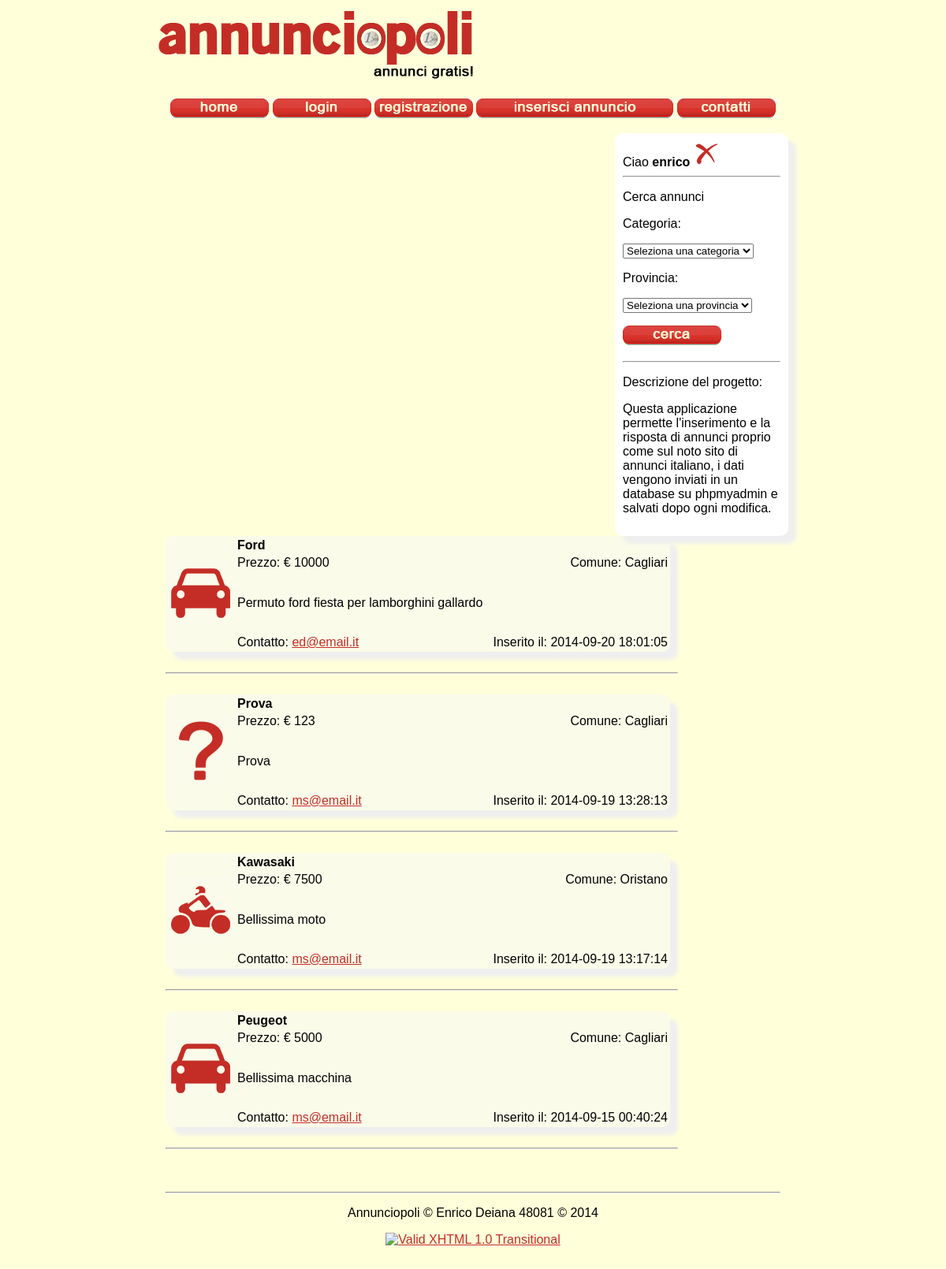
The app's page / (signed in) with its own data.
### tables this page shows
CREATE TABLE IF NOT EXISTS `annunci` (
  `id` int(40) NOT NULL AUTO_INCREMENT,
  `titolo` varchar(255) NOT NULL,
  `categoria` varchar(255) NOT NULL,
  `provincia` varchar(255) NOT NULL,
  `prezzo` varchar(255) NOT NULL,
  `descrizione` varchar(255) NOT NULL,
  `mail` varchar(255) NOT NULL,
  `data` datetime NOT NULL,
  PRIMARY KEY (`id`)
);

### index.php (the view, shortened to what this page needs)
<!DOCTYPE html PUBLIC "-//W3C//DTD XHTML 1.1//EN" "http://www.w3.org/TR/xhtml11/DTD/xhtml11.dtd">
<html xmlns="http://www.w3.org/1999/xhtml">
<head>
<link href="files/style.css" rel="stylesheet" type="text/css" />
</head>
<body>
<?php
include ('files/configurazione.php');
?>
<div id="container">
    <div id="header">
         </div>
        <div id="navigation"><?php include ('files/menu_Hor.html'); ?></div>
    <div id="sidebar">
<?php include ('files/menu_Sid.php'); ?>
    </div>
    <div id="main">
        <?php
		if ( ($_GET['categoria'] != null || $_GET['provincia'] != null) || ($_GET['categoria'] != null && $_GET['provincia'] != null) ) {
			if ($_GET['categoria'] != null && $_GET['provincia'] != null) {
			$search_Cat=$_GET['categoria'];
        	$search_Pro=$_GET['provincia'];
			$risultati=mysql_query("SELECT * FROM annunci WHERE categoria = '$search_Cat' AND provincia = '$search_Pro' ORDER BY data DESC");
				}
				if ($_GET['categoria'] != "Seleziona una categoria") {
				$search_Cat=$_GET['categoria'];
				$risultati=mysql_query("SELECT * FROM annunci WHERE categoria = '$search_Cat' ORDER BY data DESC");
				}
				if ($_GET['provincia'] != "Seleziona una provincia") {
        		$search_Pro=$_GET['provincia'];
				$risultati=mysql_query("SELECT * FROM annunci WHERE provincia = '$search_Pro' ORDER BY data DESC");
				}
			} else {
		$risultati=mysql_query("SELECT * FROM annunci ORDER BY data DESC");
			}
        $num=mysql_numrows($risultati);
		if ( $num != 0 ) {
		$i=0;
		while ($i < $num) {
     	$titolo=mysql_result($risultati,$i,'titolo');
        $categoria=mysql_result($risultati,$i,'categoria');
        $provincia=mysql_result($risultati,$i,'provincia');
		$prezzo=mysql_result($risultati,$i,'prezzo');
        $descrizione=mysql_result($risultati,$i,'descrizione');
        $mail=mysql_result($risultati,$i,'mail');
		$data=mysql_result($risultati,$i,'data');
        echo "<table id='border_shadow' width='640' border='0' bgcolor='#fbfbea'>
  <tr>
    <td width='84' rowspan='4'><img src='files/img/categoria_$categoria.jpg' border='0'></td>
    <td colspan='2'><b>$titolo</b></td>
  </tr>
  <tr>
  	<td width='271'>Prezzo: &#8364; $prezzo</td>
    <td width='271' align='right'>Comune: $provincia</td>
  </tr>
  <tr>
    <td height='75' colspan='2'>$descrizione</td>
  </tr>
  <tr>
    <td>Contatto: <a href='mailto:$mail'>$mail</a></td>
    <td width='271' align='right'>Inserito il: $data</td>
  </tr>
</table>
<br />
<hr />
<br />";
     	$i++;
 						  }
		}
		elseif ($_GET['categoria'] == "Seleziona una categoria" && $_GET['provincia'] == "Seleziona una provincia") {
			echo "<b>Seleziona una categoria e/o una provincia.</b>";
		} else {
echo "<b>Non sono presenti annunci.</b>";
}
?>
    </div>
    <div id="footer"><?php include ('files/footer.html'); ?></div>
</div>
</body>
</html>

### files/style.css (style rules this page uses)
body { background-color: #ffffda; margin-left: 200px; margin-top: 10px; margin-right: 200px; margin-bottom: 10px; font-family: Arial; font-size: 16px; }
div#container { width:auto; margin:1 auto; }
div#header { background: url(img/logo.png) no-repeat; height:90px; width:auto; padding: 5px 10px 5px 10px; }
div#navigation { border-radius: 10px; padding: 5px 10px 5px 10px; margin-top: 10px; text-align:center; }
div#main { width: 650px; border-radius: 10px; padding: 5px 10px 5px 10px; margin-top: 10px; }
div#sidebar { background-color: #ffffff; float: right; width: 200px; border-radius: 10px; padding: 10px 10px 10px 10px; margin-top: 10px; }
div#sidebar { -moz-box-shadow: 10px 10px 5px #efefef; -webkit-box-shadow: 10px 10px 5px #efefef; filter: progid:DXImageTransform.Microsoft.Shadow(color='#efefef', Direction=135, Strength=10); box-shadow: 10px 10px 5px #efefef; }
div#footer { clear: right; text-align:center; padding: 5px 10px 5px 10px; margin-top: 10px; }
#border_shadow { border-radius: 10px; -moz-border-radius: 10px; -webkit-border-radius: 10px; -moz-box-shadow: 10px 10px 5px #efefef; -webkit-box-shadow: 10px 10px 5px #efefef; filter: progid:DXImageTransform.Microsoft.Shadow(color='#efefef', Direction=135, Strength=10); box-shadow: 10px 10px 5px #efefef; }
a:link, a:visited { text-decoration: underline; color: #c42d26; background-color: transparent; }

### records on screen
annunci: categoria (picture), titolo "Ford", prezzo "10000", provincia "Cagliari", descrizione "Permuto ford fiesta per lamborghini gallardo", mail "ed@email.it", data "2014-09-20 18:01:05"
annunci: categoria (picture), titolo "Prova", prezzo "123", provincia "Cagliari", descrizione "Prova", mail "ms@email.it", data "2014-09-19 13:28:13"
annunci: categoria (picture), titolo "Kawasaki", prezzo "7500", provincia "Oristano", descrizione "Bellissima moto", mail "ms@email.it", data "2014-09-19 13:17:14"
annunci: categoria (picture), titolo "Peugeot", prezzo "5000", provincia "Cagliari", descrizione "Bellissima macchina", mail "ms@email.it", data "2014-09-15 00:40:24"

### other values on screen
$_SESSION['username'] "enrico"
